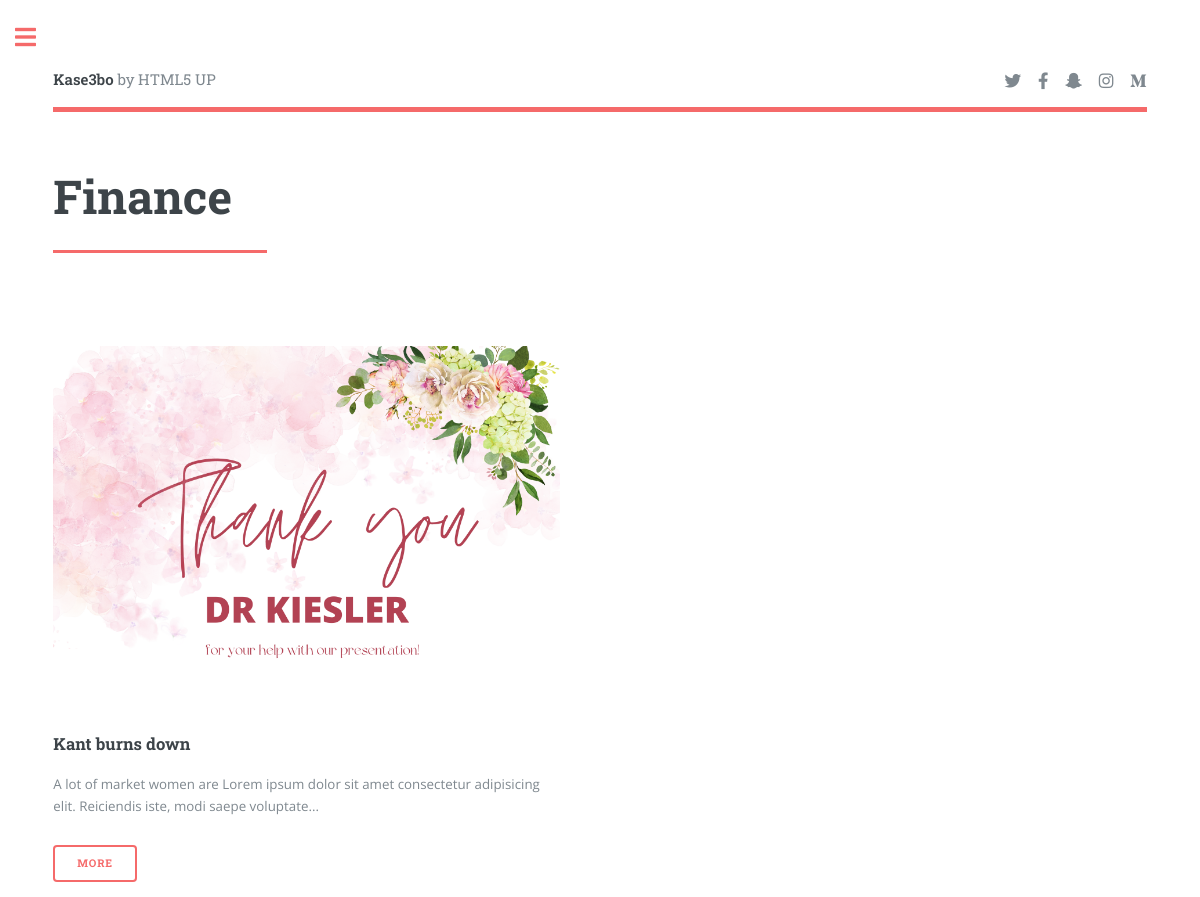
The page /view/finance.php (signed in) on the database its author committed.
### tables this page shows
CREATE TABLE `article` (
  `article_id` int(12) NOT NULL,
  `article_title` varchar(250) NOT NULL,
  `article_image` varchar(500) NOT NULL,
  `article_text` varchar(5000) NOT NULL,
  `category` varchar(100) NOT NULL,
  `writer_id` int(140) NOT NULL
);

### database/connection.php (called while the page is built, shortened)
<?php
class Connection{
    public $db = null;
    public $results = null;
    function connection(){
        $this->db = mysqli_connect(SERVER, USER, PASSWORD, DATABASE);
        return true;
    }
    function query($query){
        $this->results = mysqli_query($this->db, $query);
        return true;
    }
    function fetch($query){
        if($this->query($query)) {
            return mysqli_fetch_all($this->results, MYSQLI_ASSOC);
        }
        return false;
    }
}
?>

### controllers/new_article_controller.php (called while the page is built, shortened)
<?php
require_once '../classes/new_article_class.php';
function select_articles_by_category_controller($category){
    $article = new NewArticle;
    return $article->select_articles_by_category($category);
}

### classes/new_article_class.php (called while the page is built, shortened)
<?php
class NewArticle extends Order{
    function select_articles_by_category($category){
        return $this->fetch("select * from article where category='$category'");
    }
}
?>

### view/finance.php (the view, shortened to what this page needs)
<?php
      require_once '../controllers/new_article_controller.php';
      $articles = select_articles_by_category_controller('finance');
?>
<!DOCTYPE html>
<html>
  <head>
    <link rel="stylesheet" href="../assets/css/main.css" />
  </head>
  <body class="is-preload">
    <div id="wrapper">
      <div id="main">
        <div class="inner">
          <header id="header">
            <a href="../index.php" class="logo"
              ><strong>Kase3bo</strong> by HTML5 UP</a
            >
            <ul class="icons">
              <li>
                <a href="#" class="icon brands fa-twitter"
                  ><span class="label">Twitter</span></a
                >
              </li>
              <li>
                <a href="#" class="icon brands fa-facebook-f"
                  ><span class="label">Facebook</span></a
                >
              </li>
              <li>
                <a href="#" class="icon brands fa-snapchat-ghost"
                  ><span class="label">Snapchat</span></a
                >
              </li>
              <li>
                <a href="#" class="icon brands fa-instagram"
                  ><span class="label">Instagram</span></a
                >
              </li>
              <li>
                <a href="#" class="icon brands fa-medium-m"
                  ><span class="label">Medium</span></a
                >
              </li>
            </ul>
          </header>
          <section>
            <header class="major">
              <h1>Finance</h1>
            </header>
            <div class="posts">
            <?php
            foreach($articles as $article){
            ?>
               <article>
                <a href="./story.php?id=<?php echo $article['article_id'] ?>" class="image"
                  ><img src="../images/article_images/<?php echo $article['article_image'] ?>" alt=""
                /></a>
                <h3><?php echo $article['article_title'] ?></h3>
                <p>
                <?php echo substr($article['article_text'], 0, 120).'...' ?>
                </p>
                <ul class="actions">
                  <li><a href="./story.php?id=<?php echo $article['article_id'] ?>" class="button">More</a></li>
                </ul>
              </article>
<?php
}
?>
            </div>
          </section>
        </div>
      </div>
    </div>
  </body>
</html>

### rows shown on the page
article: article_image (picture), article_title "Kant burns down", article_text "A lot of market women are Lorem ipsum dolor sit amet consectetur adipisicing elit. Reiciendis iste, modi saepe voluptate"
